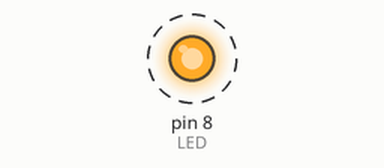
A sketch run on a simulated Arduino Uno, built with avr-gcc and run on an emulated ATmega328P. Parts: output pins drawn as LEDs (lit = HIGH). Dashed ring = blinking.

Above: at 0.5 s.
Timing chart, 0 to 4.6 s (numbered marks = the images above):
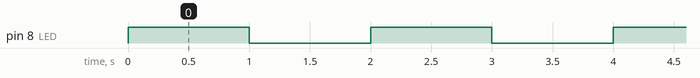

The sketch:

project16.ino
```cpp
#define LED 8

void setup (void) {
  pinMode (LED, OUTPUT);
}

void loop (void) {
  digitalWrite (LED, HIGH);

  delay (1000);

  digitalWrite (LED, LOW);

  delay (1000);
}
```

Measured:
- by itself, pin 8 (LED): alternates HIGH for 1.0 s and LOW for 1.0 s
